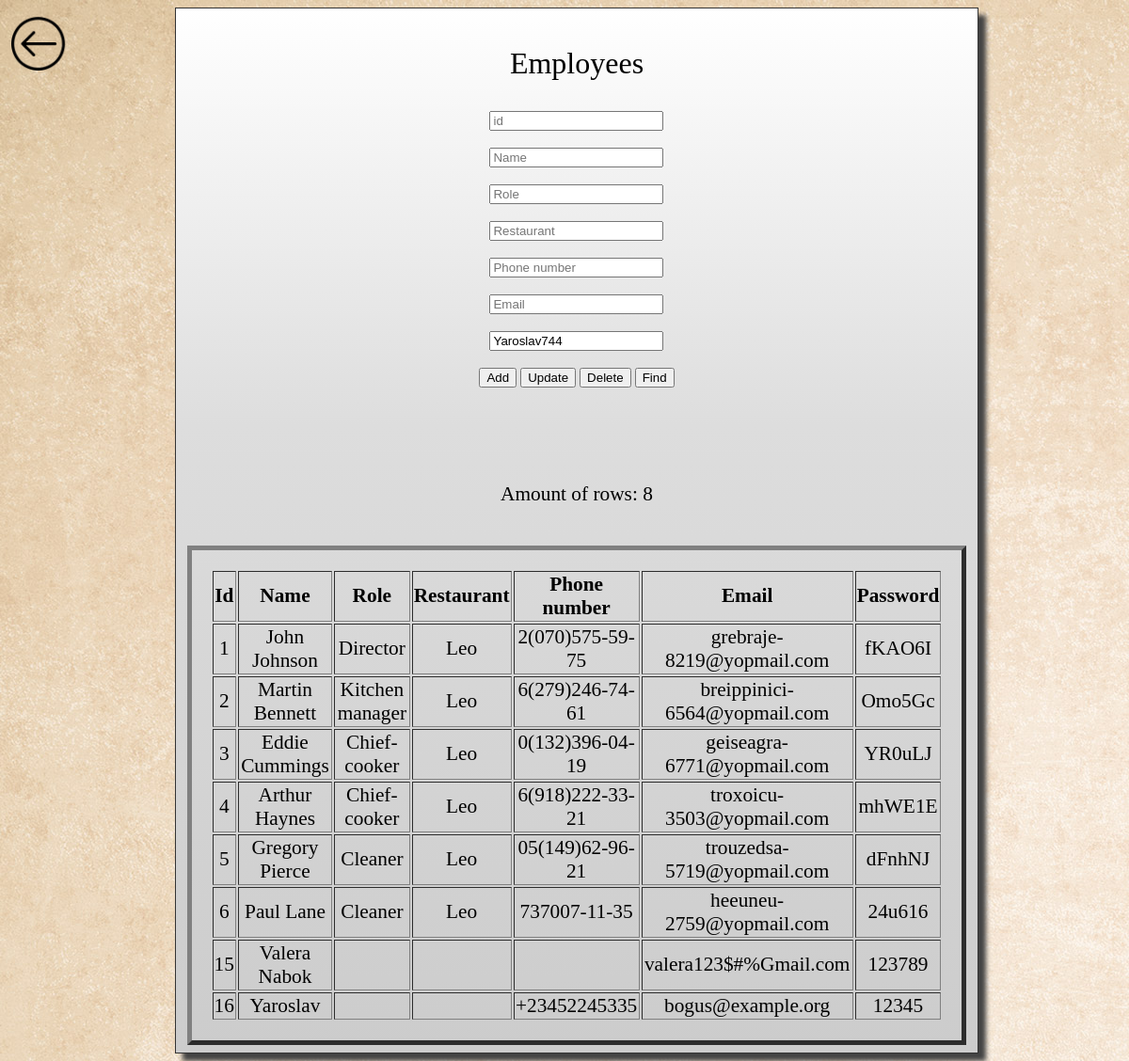
Page /employees.php on the committed database.
### tables this page shows
CREATE TABLE `Employees` (
  `employes_id_serial` int(10) UNSIGNED NOT NULL,
  `name` varchar(100) NOT NULL,
  `role` varchar(100) NOT NULL,
  `restaurant` varchar(30) NOT NULL,
  `phone_number` varchar(15) NOT NULL,
  `email` varchar(30) NOT NULL,
  `password` varchar(100) NOT NULL
);

### include/db.php (called while the page is built, shortened)
<?php
$password ="Yaroslav744";
?>

### employees.php (the view, shortened to what this page needs)
<?php
$employes_id_serial = "";
$name = "";
$role = "";
$restaurant = "";
$phone_number = "";
$email = "";
require_once 'include/db.php';
?>
<!DOCTYPE Html>
<html>
    <head>
        <link rel="stylesheet" href="/css/style.css">
    </head>
    <body>
       <a href="menu.php"><img src="/images/arrow.png" id = f3></a>
        <form action="" method="post">
       <article class="shadowbox" >
        <p id=f2> Employees</p>
            <input type="number" name="employes_id_serial" placeholder="id" value="<?php echo $employes_id_serial;?>"><br><br>
            <input type="text" name="name" placeholder="Name" value="<?php echo $name;?>"><br><br>
            <input type="text" name="role" placeholder="Role" value="<?php echo $role;?>"><br><br>
            <input type="text" name="restaurant" placeholder="Restaurant" value="<?php echo $restaurant;?>"><br><br>
            <input type="text" name="phone_number" placeholder="Phone number" value="<?php echo $phone_number;?>"><br><br>
            <input type="text" name="email" placeholder="Email" value="<?php echo $email;?>"><br><br>
            <input type="text" name="password" placeholder="Password" value="<?php echo $password;?>"><br><br>
            <div>
                <input type="submit" name="insert" value="Add">
                <input type="submit" name="update" value="Update">
                <input type="submit" name="delete" value="Delete">
                <input type="submit" name="search" value="Find">
            </div>
                    <?php
$sql = "SELECT * FROM Employees";
if($result = $connect->query($sql)){
    $rowsCount = $result->num_rows;
    echo "<p id =p1> $var1 </p>";
    echo "<p id =p1>Amount of rows: $rowsCount</p>";
    echo "  <table  border=5 id= p1> <tr><th>Id</th><th>Name</th><th>Role</th><th>Restaurant</th> <th>Phone number</th> <th>Email</th><th>Password</th></tr>";
    foreach($result as $row){
        echo "<tr>";
            echo "<td>" . $row['employes_id_serial'] . "</td>";
            echo "<td>" . $row['name'] . "</td>";
 echo "<td>" . $row['role'] . "</td>";
 echo "<td>" . $row['restaurant'] . "</td>";
 echo "<td>" . $row['phone_number'] . "</td>";
echo "<td>" . $row['email'] . "</td>";
echo "<td>" . $row['password'] . "</td>";
        echo "</tr>";
    }
    echo "</table>";
} else{
    echo "Ошибка: " . $connect->error;
}
?>
        </article>
        </form>
    </body>
</html>

### css/style.css (style rules this page uses)
body { background-image: url(/images/background.jpg); background-repeat: repeat; }
img { position: absolute; left: 15px; top: 15px; }
a { color: #000 !important; text-decoration: none }
.shadowbox { text-align: center; width: 70%; position: relative; left: 15%; border: 1px solid #333; box-shadow: 8px 8px 5px #444; padding: 8px 12px; background-image: linear-gradient(180deg, #fff, #ddd 40%, #ccc); }
article { background-color: #EDC7B7; text-emphasis: center; padding: 15px; border: 1px solid; }
#p1 { text-align: center; padding: 20px; margin-top: 20px; font-family: Verdana; font-size: 16pt; }
#f2 { left: 20%; font-size: 200%; font-family: Verdana; }
#f3 { width: 5%; left: 1%; position: absolute; }

### rows in the picture
employees: employes_id_serial "1", name "John Johnson", role "Director", restaurant "Leo", phone_number "2(070)575-59-75", email "grebraje-8219@yopmail.com", password "fKAO6I"
employees: employes_id_serial "2", name "Martin Bennett", role "Kitchen manager", restaurant "Leo", phone_number "6(279)246-74-61", email "breippinici-6564@yopmail.com", password "Omo5Gc"
employees: employes_id_serial "3", name "Eddie Cummings", role "Chief-cooker", restaurant "Leo", phone_number "0(132)396-04-19", email "geiseagra-6771@yopmail.com", password "YR0uLJ"
employees: employes_id_serial "4", name "Arthur Haynes", role "Chief-cooker", restaurant "Leo", phone_number "6(918)222-33-21", email "troxoicu-3503@yopmail.com", password "mhWE1E"
employees: employes_id_serial "5", name "Gregory Pierce", role "Cleaner", restaurant "Leo", phone_number "05(149)62-96-21", email "trouzedsa-5719@yopmail.com", password "dFnhNJ"
employees: employes_id_serial "6", name "Paul Lane", role "Cleaner", restaurant "Leo", phone_number "737007-11-35", email "heeuneu-2759@yopmail.com", password "24u616"
employees: employes_id_serial "15", name "Valera Nabok", email "valera123$#%Gmail.com", password "123789"
employees: employes_id_serial "16", name "Yaroslav", phone_number "+23452245335", email "bogus@example.org", password "12345"

### other values in the picture
$rowsCount "8"
